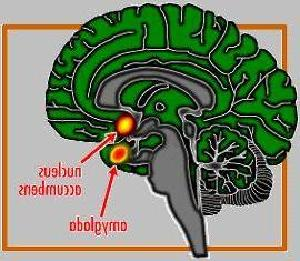
#> input picture brain/image_0002.jpg, 300 x 261 px, found by its file name; its folder holds 4 pictures in this run
$ python Delta.py
#> lines starting #> are read from the running program, lines starting #| are printed output that depends on the picture; pictures that were not available may be replaced by others from this repository, and a replacement may not be noted
import os
import random
import numpy as np
from PIL import Image

def sigmoid(x):
    return 1 / (1 + np.exp(-x))


def sigmoidDeriv(x):
    value = sigmoid(x)
    return value * (1 - value)


def train(data, stop, maxError):
    N, n = data.shape
    learningRate = 0.8
    globalErrorCount = 0
    weights = np.random.randn(1, n - 1)
    gradXErrors = []

    for epoch in range(0, stop):
        globalErrorCount = 0
        for case in data:
            tempData = []
            gradXErrors = []
            caseData = case[:-1]
            xWeights = np.matmul(weights, case[:-1])
            xWeights = xWeights[0]
            output = sigmoid(xWeights)
            error = output - case[-1]
            globalErrorCount += (error ** 2)
            gradXErrors.append(2 * error * sigmoidDeriv(xWeights))
            tempData.append(caseData)

        tempData = np.asarray(tempData)
        gr = tempData * np.asarray(gradXErrors)

        weights = weights - learningRate * gr

        if globalErrorCount < maxError:
            break

    print(globalErrorCount)
    return weights


def loadImages(path, label):
#> called with path = './brain', label = 0
    data = []
    for (dirpath, dirnames, filenames) in os.walk(path):
        for filename in filenames:
            im = Image.open(dirpath + '\\' + filename, 'r').convert('LA').resize((64, 64))
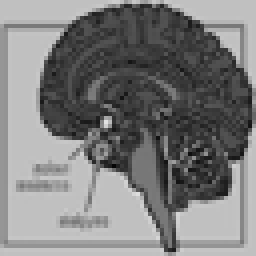
#> im: PIL image 64x64 LA (shown 4 times larger); mean R, G, B, A 124.7, 124.7, 124.7, 255
            pixelValues = [x[0] / 255.0 for x in im.getdata()]
#> pixelValues = 4096 values, max 0.886 at index 1946, min 0.0196 at index 2652, mean 0.489

            pixelValues.append(1)
            pixelValues.append(label)

            data.append(np.array(pixelValues))

    return np.asarray(data)


def main():

    trainingSize = 700

    data1 = loadImages("./brain", 0)
    trainingData = data1[0:trainingSize]
    testData = data1[trainingSize:]

    data2 = loadImages("./bonsai", 1)
#> call 2 of loadImages, with path = './bonsai', label = 1
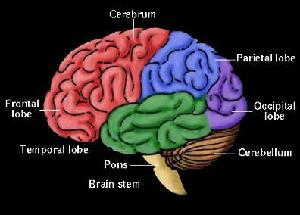
#> input picture brain/image_0001.jpg, 300 x 215 px, found by its file name
#> in loadImages (call 2), `im = Image.open(dirpath + '\\' + filename, 'r').convert('LA').resize((..`:
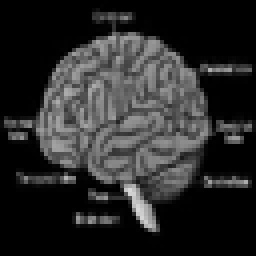
#> im: PIL image 64x64 LA (shown 4 times larger); mean R, G, B, A 41.7, 41.7, 41.7, 255
#> in loadImages (call 2), `pixelValues = [x[0] / 255.0 for x in im.getdata()]`: pixelValues = 4096 values, max 0.847 at index 3040, min 0 at index 0, mean 0.163
    trainingData2 = data2[0:trainingSize]
    testData2 = data2[trainingSize:]

    trainingData = np.concatenate((trainingData, trainingData2))
    np.random.shuffle(trainingData)

    weights = train(trainingData, 10000, 2)


if __name__ == '__main__':
    main()
